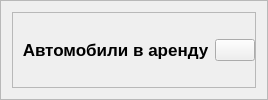
                  <widget class="QFrame" name="frame_2">
                   <property name="frameShape">
                    <enum>QFrame::StyledPanel</enum>
                   </property>
                   <property name="frameShadow">
                    <enum>QFrame::Raised</enum>
                   </property>
                   <layout class="QHBoxLayout" name="horizontalLayout_6">
                    <item alignment="Qt::AlignHCenter">
                     <widget class="QFrame" name="frame_14">
                      <property name="frameShape">
                       <enum>QFrame::StyledPanel</enum>
                      </property>
                      <property name="frameShadow">
                       <enum>QFrame::Raised</enum>
                      </property>
                      <layout class="QHBoxLayout" name="horizontalLayout_3">
                       <property name="rightMargin">
                        <number>0</number>
                       </property>
                       <item>
                        <widget class="QLabel" name="label_12">
                         <property name="minimumSize">
                          <size>
                           <width>0</width>
                           <height>0</height>
                          </size>
                         </property>
                         <property name="maximumSize">
                          <size>
                           <width>16777215</width>
                           <height>16777215</height>
                          </size>
                         </property>
                         <property name="font">
                          <font>
                           <pointsize>13</pointsize>
                           <weight>75</weight>
                           <bold>true</bold>
                          </font>
                         </property>
                         <property name="styleSheet">
                          <string notr="true"/>
                         </property>
                         <property name="text">
                          <string>Автомобили в аренду</string>
                         </property>
                         <property name="alignment">
                          <set>Qt::AlignCenter</set>
                         </property>
                        </widget>
                       </item>
                       <item>
                        <widget class="QPushButton" name="addCarBtn">
                         <property name="maximumSize">
                          <size>
                           <width>16777215</width>
                           <height>16777215</height>
                          </size>
                         </property>
                         <property name="cursor">
                          <cursorShape>PointingHandCursor</cursorShape>
                         </property>
                         <property name="text">
                          <string/>
                         </property>
                         <property name="icon">
                          <iconset resource="../resources.qrc">
                           <normaloff>:/icons/plus.svg</normaloff>:/icons/plus.svg</iconset>
                         </property>
                         <property name="iconSize">
                          <size>
                           <width>24</width>
                           <height>24</height>
                          </size>
                         </property>
                        </widget>
                       </item>
                      </layout>
                     </widget>
                    </item>
                   </layout>
                  </widget>
